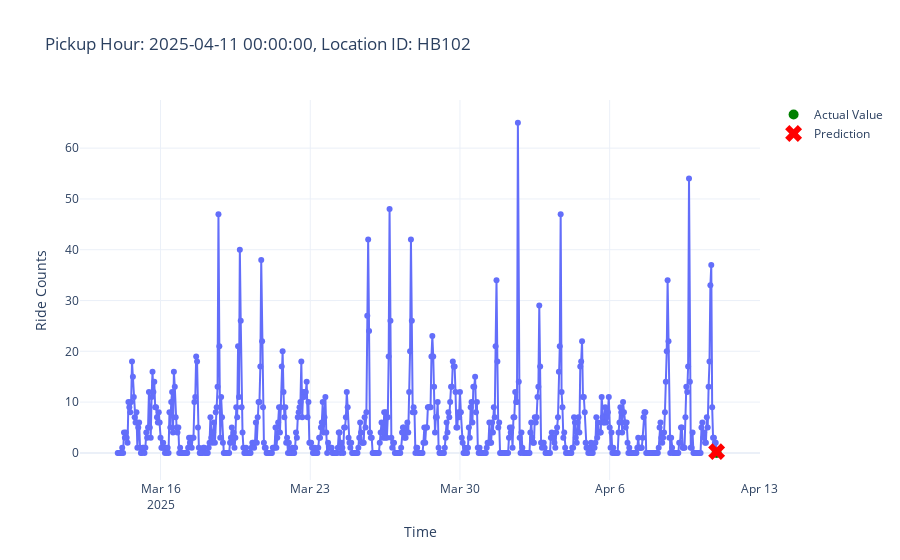

This figure's notebook cell:
### Code cell
from src.plot_utils import plot_aggregated_time_series


plot_aggregated_time_series(X_test, y_test, row_id=220, predictions=predictions)

### Figure 1 — Plotly figure (JSON) as saved in the notebook; plotly's stock layout.template omitted (floating-point values rounded to 4 significant figures; data arrays with more than 128 entries replaced by an {"elided": "..."} marker saying what was removed)
{"data": [{"hovertemplate": "Time=%{x}<br>Ride Counts=%{y}<extra></extra>", "legendgroup": "", "line": {"color": "#636efa", "dash": "solid"}, "marker": {"symbol": "circle"}, "mode": "lines+markers", "name": "", "orientation": "v", "showlegend": false, "type": "scatter", "x": {"elided": "673 str values"}, "xaxis": "x", "y": {"elided": "673 int values"}, "yaxis": "y"}, {"line": {"color": "green"}, "marker": {"size": 10}, "mode": "markers", "name": "Actual Value", "type": "scatter", "x": ["2025-04-11T00:00:00.000000000"], "y": [0]}, {"line": {"color": "red"}, "marker": {"size": 15, "symbol": "x"}, "mode": "markers", "name": "Prediction", "type": "scatter", "x": ["2025-04-11T00:00:00.000000000"], "y": [0.25]}], "layout": {"legend": {"tracegroupgap": 0}, "title": {"text": "Pickup Hour: 2025-04-11 00:00:00, Location ID: HB102"}, "xaxis": {"anchor": "y", "domain": [0, 1], "title": {"text": "Time"}}, "yaxis": {"anchor": "x", "domain": [0, 1], "title": {"text": "Ride Counts"}}}}
